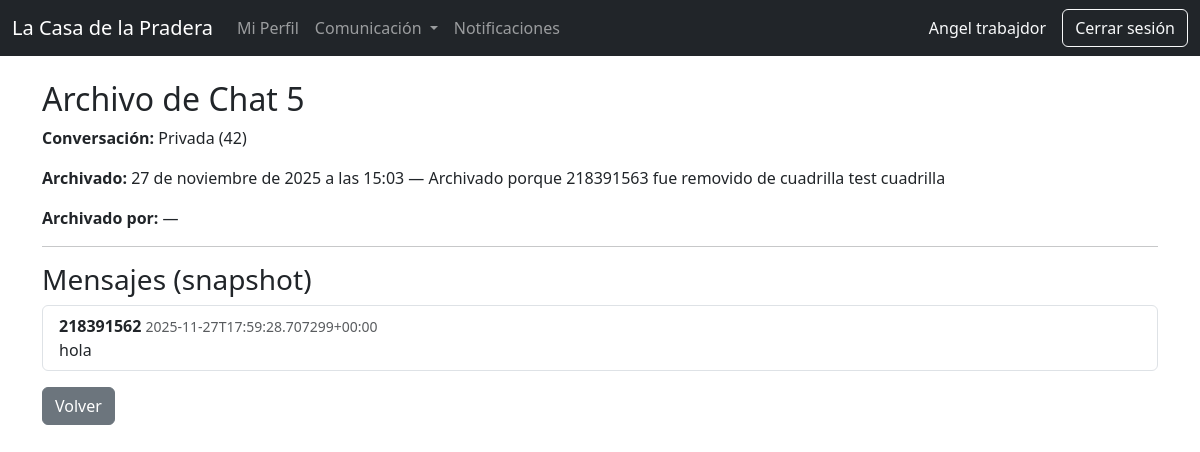
/comunicacion/archivados/5/ (signed in), run on the app's committed database.
### comunicacion/models.py (models this page shows, shortened)
class ChatArchivado(models.Model):
    conversation = models.ForeignKey(
        Conversation,
        on_delete=models.SET_NULL,
        null=True,
        blank=True,
        related_name='archivos'
    )
    archived_at = models.DateTimeField()
    archived_by = models.ForeignKey(
        User,
        on_delete=models.SET_NULL,
        null=True,
        blank=True,
        related_name='archivos_chat'
    )
    reason = models.CharField(max_length=200, blank=True, null=True)
    messages_snapshot = models.TextField()
    participants_snapshot = models.TextField(blank=True, null=True)
    class Meta:
        ordering = ['-archived_at']

class Conversation(models.Model):
    nombre = models.CharField(max_length=150, blank=True, null=True)
    is_group = models.BooleanField(default=False)
    cuadrilla = models.ForeignKey(
        'personal.Cuadrilla',
        on_delete=models.CASCADE,
        null=True,
        blank=True,
        related_name='conversaciones'
    )
    participants = models.ManyToManyField(User, related_name='conversaciones')
    created_at = models.DateTimeField(auto_now_add=True)
    archived = models.BooleanField(default=False)
    class Meta:
        ordering = ['-created_at']
    def __str__(self):
        if self.is_group and self.cuadrilla:
            return f"Grupo: {self.cuadrilla.nombre}"
        if self.nombre:
            return self.nombre
        return f"Privada ({self.pk})"

### comunicacion/views.py (the view, shortened to what this page needs)
# urls.py: path('archivados/<int:archivo_id>/', views.archived_chat_detail, name='archived_detail'),
@login_required
def archived_chat_detail(request, archivo_id):
    archivo = get_object_or_404(ChatArchivado, pk=archivo_id)
    conv = archivo.conversation
    allowed = False
    if conv:
        if conv.participants.filter(pk=request.user.pk).exists():
            allowed = True
        if conv.cuadrilla and conv.cuadrilla.lider_id == request.user.id:
            allowed = True
    if archivo.archived_by_id == request.user.id:
        allowed = True
    if not allowed and not (request.user.is_staff or request.user.is_superuser):
        return redirect('comunicacion:conversations_list')
    import json
    try:
        mensajes = json.loads(archivo.messages_snapshot or '[]')
    except Exception:
        mensajes = []
    return render(request, 'comunicacion/archived_detail.html', {
        'archivo': archivo,
        'mensajes': mensajes,
    })

### core/context_processors.py (called while the page is built)
def notificaciones_no_leidas(request):
    if request.user.is_authenticated:
        return {
            "notifs_no_leidas": request.user.notificaciones.filter(leida=False).count()
        }
    return {"notifs_no_leidas": 0}

### personal/templatetags/custom_tags.py (called while the page is built)
@register.filter
def has_group(user, group_name):
    return user.groups.filter(name=group_name).exists()

### comunicacion/templates/comunicacion/archived_detail.html
{% extends 'base.html' %}
{% block content %}
<h2>Archivo de Chat {{ archivo.id }}</h2>
<p><strong>Conversación:</strong> {% if archivo.conversation %}{{ archivo.conversation }}{% else %}<em>Conversación eliminada</em>{% endif %}</p>
<p><strong>Archivado:</strong> {{ archivo.archived_at }}{% if archivo.reason %} — {{ archivo.reason }}{% endif %}</p>
<p><strong>Archivado por:</strong> {% if archivo.archived_by %}{{ archivo.archived_by.username }}{% else %}—{% endif %}</p>
<hr>
<h3>Mensajes (snapshot)</h3>
{% if mensajes %}
    <ul class="list-group">
    {% for m in mensajes %}
        <li class="list-group-item">
            <strong>{{ m.sender_username }}</strong> <small class="text-muted">{{ m.created_at }}</small>
            <div>{{ m.content }}</div>
        </li>
    {% endfor %}
    </ul>
{% else %}
    <p>No hay mensajes archivados.</p>
{% endif %}
<a href="{% url 'comunicacion:archived_list' %}" class="btn btn-secondary mt-3">Volver</a>
{% endblock %}

### core/templates/base.html (shortened to what this page needs)
{% load custom_tags %}
<!DOCTYPE html>
<html lang="es">
<head>
    <link href="https://cdn.jsdelivr.net/npm/bootstrap@5.3.2/dist/css/bootstrap.min.css" rel="stylesheet">
</head>
<body>
{% if request.user.is_authenticated and request.path != '/usuarios/login/' and request.path != '/accounts/login/' %}
<nav class="navbar navbar-expand-lg navbar-dark bg-dark mb-4">
    <div class="container-fluid">
        <a class="navbar-brand" href="{% url 'dashboard' %}">
            La Casa de la Pradera
        </a>
        <div class="collapse navbar-collapse" id="menuPrincipal">
            <ul class="navbar-nav me-auto mb-2 mb-lg-0">
                {% if request.user|has_group:"Trabajador" %}
                    <li class="nav-item">
                        <a class="nav-link" href="#">Mi Perfil</a>
                    </li>
                {% endif %}
                <li class="nav-item dropdown">
                    <a class="nav-link dropdown-toggle" href="#" id="comunicacionDropdown" role="button" data-bs-toggle="dropdown" aria-expanded="false">
                        Comunicaci&oacute;n
                    </a>
                </li>
                <li class="nav-item">
                    <a class="nav-link" href="{% url 'personal:mis_notificaciones' %}">
                        Notificaciones
                    </a>
                </li>
            </ul>
            <span class="navbar-text text-light me-3">
                {{ request.user.first_name }} {{ request.user.last_name }}
            </span>
            <a href="{% url 'usuarios:logout' %}" class="btn btn-outline-light">Cerrar sesión</a>
        </div>
    </div>
</nav>
{% endif %}
<main class="container">
    {% block content %}{% endblock %}
</main>
</body>
</html>

### data on the page
ChatArchivado: id "5", conversation "Privada (42)", archived_at "27 de noviembre de 2025 a las 15:03", reason "Archivado porque 218391563 fue removido de cuadrilla test cuadrilla"

### other printed values
{{ request.user.first_name }} "Angel"
{{ request.user.last_name }} "trabajdor"
{{ m.sender_username }} "218391562"
{{ m.created_at }} "2025-11-27T17:59:28.707299+00:00"
{{ m.content }} "hola"
